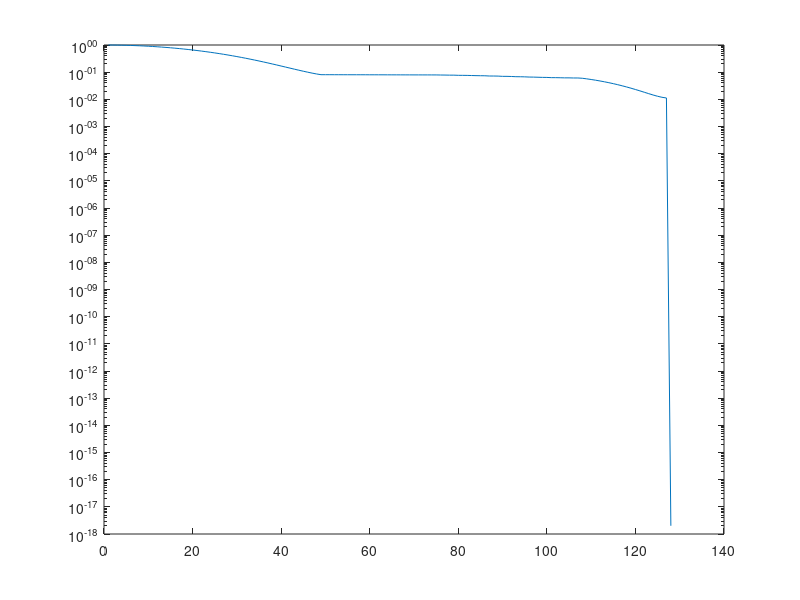

Reproduce this figure in MATLAB.

p = [0.25; 0.3; 0.5; 1; 0.9; 0.75; 0.5; 0.25; 0.1];
p = p/sum(p);

M = (length(p)-1)/2;

A = convmtx(p,128);

A = A((M+1):(end-M),:);

d = svd(A);

norm_A = norm(A);

cond_A = cond(A);

cond_A

semilogy(d);
